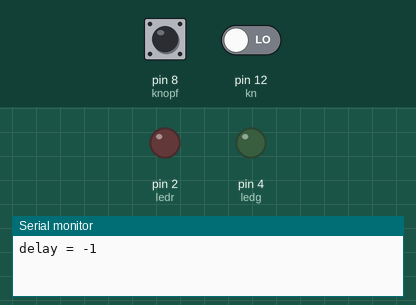
This sketch was run on a simulated Arduino Uno, built with avr-gcc and run on an emulated ATmega328P. On the bench: output pins drawn as LEDs (lit = HIGH), the last lines printed to the serial monitor. The inputs (shaded band) are chosen by the test bench; at power-on: pin 12 (kn) LOW, pin 8 (knopf) LOW.

Above: at 2.8 s.
2.9 s: pin 12 (kn) driven HIGH
At 4.1 s:
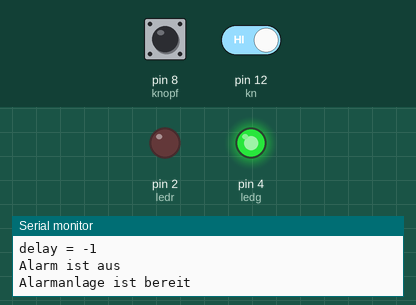
Timing chart, 0 to 5.9 s (numbered marks = the images above; inputs shaded):
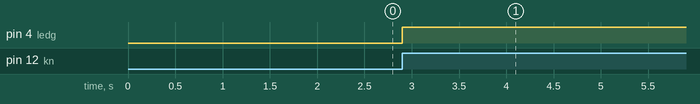

Measured:
- after the input at 2.9 s, pin 4 (ledg): LOW → HIGH at once

The sketch:

RS_FlipFlopRandom.ino
```cpp
const int ledr = 2;
const int ledg = 4;
const int gr = 11;
const int knopf = 8;
const int kn = 12;
const int inddex = 0;
//int knopf3 = 13;
int buttonState = 0;
int buttonStat = 0;
long dT = 0;
int INDEX = 0;
//int value3 = 500;
//int val = 10;
//int val2 = 01;
//int val3 = 00;

void setup()
{
  Serial.begin(9600);
  pinMode(ledr, OUTPUT);
  pinMode(ledg, OUTPUT);
 // pinMode(gr, OUTPUT);
  pinMode(knopf, INPUT);
  pinMode(kn, INPUT);
 // pinMode(knopf3, INPUT);
}
void loop()
{
  if(dT == 0)
  {
    delay(2000);
  dT = Serial.read();
  Serial.print("delay = "); Serial.println(dT);
  }


  digitalWrite(13, HIGH);
  buttonState = digitalRead(knopf);
  buttonStat = digitalRead(kn);

  //value3 = digitalRead(knopf3);

    if(buttonState == HIGH)
    {
      delay(dT);
    digitalWrite(ledr, HIGH);
    delay(1);
    digitalWrite(ledg, LOW);
    delay(1);
    //digitalWrite(gr, LOW);
    //delay(1);
    Serial.println("Alarm ist an");
    }

  else if (buttonStat == HIGH)
  {
    digitalWrite(ledr, LOW);
    delay(1);
    //digitalWrite(gr, LOW);
    //delay(1);
    digitalWrite(ledg, HIGH);
    delay(1);
    Serial.println("Alarm ist aus");
    Serial.println("Alarmanlage ist bereit");
    dT = 0;
  }
  //else if(value3 == HIGH)
  //{
   // digitalWrite(rot, LOW);
   // digitalWrite(gelb, LOW);
   // digitalWrite(gr, HIGH);
   // Serial.write(val3);
  //}
}
```
